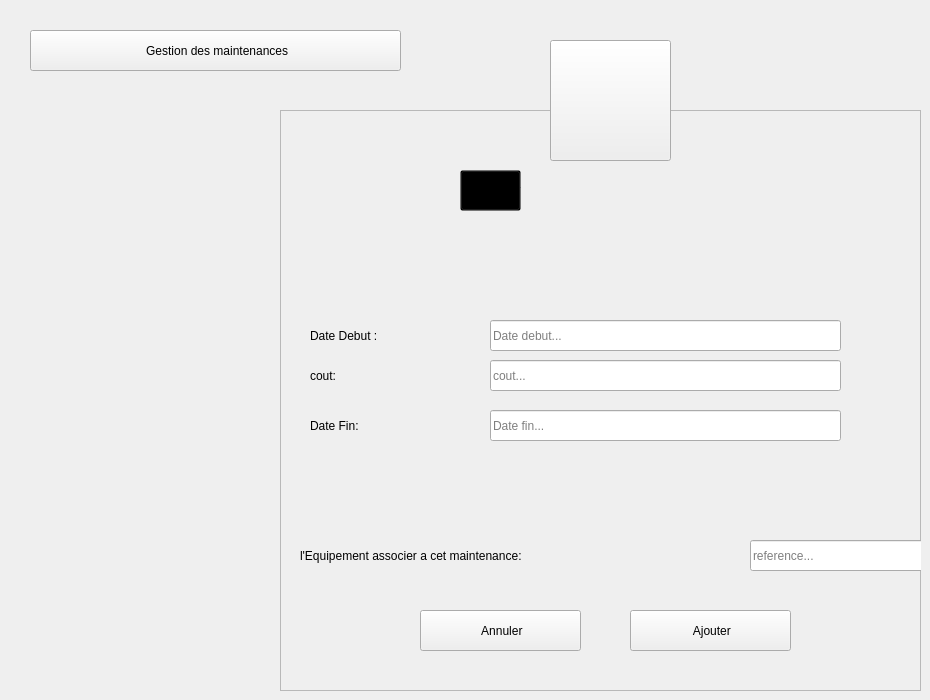
    <widget class="QWidget" name="Ajouter_maintence">
     <widget class="QToolButton" name="toolButton_8">
      <property name="geometry">
       <rect>
        <x>550</x>
        <y>40</y>
        <width>121</width>
        <height>121</height>
       </rect>
      </property>
      <property name="styleSheet">
       <string notr="true"/>
      </property>
      <property name="text">
       <string/>
      </property>
      <property name="icon">
       <iconset resource="ressource.qrc">
        <normaloff>:/ressource/image/tools.png</normaloff>:/ressource/image/tools.png</iconset>
      </property>
      <property name="iconSize">
       <size>
        <width>64</width>
        <height>64</height>
       </size>
      </property>
     </widget>
     <widget class="QFrame" name="frame_8">
      <property name="geometry">
       <rect>
        <x>280</x>
        <y>110</y>
        <width>641</width>
        <height>581</height>
       </rect>
      </property>
      <property name="styleSheet">
       <string notr="true"/>
      </property>
      <property name="frameShape">
       <enum>QFrame::StyledPanel</enum>
      </property>
      <property name="frameShadow">
       <enum>QFrame::Raised</enum>
      </property>
      <widget class="QLabel" name="L_AjouterAffaire">
       <property name="geometry">
        <rect>
         <x>230</x>
         <y>57</y>
         <width>281</width>
         <height>41</height>
        </rect>
       </property>
       <property name="font">
        <font>
         <family>century gothic</family>
         <pointsize>-1</pointsize>
         <weight>75</weight>
         <bold>true</bold>
        </font>
       </property>
       <property name="styleSheet">
        <string notr="true">background: transparent;</string>
       </property>
       <property name="text">
        <string>Ajouter Maintenance</string>
       </property>
      </widget>
      <widget class="QLabel" name="L_ADateAffaire">
       <property name="geometry">
        <rect>
         <x>30</x>
         <y>300</y>
         <width>151</width>
         <height>31</height>
        </rect>
       </property>
       <property name="styleSheet">
        <string notr="true">background: transparent;</string>
       </property>
       <property name="text">
        <string>Date Fin:</string>
       </property>
      </widget>
      <widget class="QLabel" name="L_ALocalAffaire">
       <property name="geometry">
        <rect>
         <x>30</x>
         <y>250</y>
         <width>151</width>
         <height>31</height>
        </rect>
       </property>
       <property name="styleSheet">
        <string notr="true">background: transparent;</string>
       </property>
       <property name="text">
        <string>cout:</string>
       </property>
      </widget>
      <widget class="QLineEdit" name="LE_ADateFin">
       <property name="geometry">
        <rect>
         <x>210</x>
         <y>300</y>
         <width>351</width>
         <height>31</height>
        </rect>
       </property>
       <property name="placeholderText">
        <string>Date fin...</string>
       </property>
      </widget>
      <widget class="QLineEdit" name="LE_ACout">
       <property name="geometry">
        <rect>
         <x>210</x>
         <y>250</y>
         <width>351</width>
         <height>31</height>
        </rect>
       </property>
       <property name="placeholderText">
        <string>cout...</string>
       </property>
      </widget>
      <widget class="QPushButton" name="B_AConfirmerMaintenance">
       <property name="geometry">
        <rect>
         <x>350</x>
         <y>500</y>
         <width>161</width>
         <height>41</height>
        </rect>
       </property>
       <property name="cursor">
        <cursorShape>PointingHandCursor</cursorShape>
       </property>
       <property name="text">
        <string> Ajouter</string>
       </property>
       <property name="icon">
        <iconset resource="ressource.qrc">
         <normaloff>:/ressource/image/confirm.png</normaloff>:/ressource/image/confirm.png</iconset>
       </property>
       <property name="iconSize">
        <size>
         <width>20</width>
         <height>20</height>
        </size>
       </property>
      </widget>
      <widget class="QPushButton" name="B_AAnnulerMaintenance">
       <property name="geometry">
        <rect>
         <x>140</x>
         <y>500</y>
         <width>161</width>
         <height>41</height>
        </rect>
       </property>
       <property name="cursor">
        <cursorShape>PointingHandCursor</cursorShape>
       </property>
       <property name="text">
        <string> Annuler</string>
       </property>
       <property name="icon">
        <iconset resource="ressource.qrc">
         <normaloff>:/ressource/image/close.png</normaloff>:/ressource/image/close.png</iconset>
       </property>
       <property name="iconSize">
        <size>
         <width>16</width>
         <height>16</height>
        </size>
       </property>
      </widget>
      <widget class="QToolButton" name="toolButton_9">
       <property name="geometry">
        <rect>
         <x>180</x>
         <y>60</y>
         <width>61</width>
         <height>41</height>
        </rect>
       </property>
       <property name="styleSheet">
        <string notr="true">background: transparent;</string>
       </property>
       <property name="text">
        <string/>
       </property>
       <property name="icon">
        <iconset>
         <normaloff>:/Recources/Images/add-property.png</normaloff>:/Recources/Images/add-property.png</iconset>
       </property>
       <property name="iconSize">
        <size>
         <width>30</width>
         <height>30</height>
        </size>
       </property>
      </widget>
      <widget class="QLabel" name="L_ADateAffaire_2">
       <property name="geometry">
        <rect>
         <x>30</x>
         <y>210</y>
         <width>151</width>
         <height>31</height>
        </rect>
       </property>
       <property name="styleSheet">
        <string notr="true">background: transparent;</string>
       </property>
       <property name="text">
        <string>Date Debut :</string>
       </property>
      </widget>
      <widget class="QLineEdit" name="LE_ADateDebut">
       <property name="geometry">
        <rect>
         <x>210</x>
         <y>210</y>
         <width>351</width>
         <height>31</height>
        </rect>
       </property>
       <property name="placeholderText">
        <string>Date debut...</string>
       </property>
      </widget>
      <widget class="QLabel" name="L_ATypeAffaire_2">
       <property name="geometry">
        <rect>
         <x>20</x>
         <y>430</y>
         <width>451</width>
         <height>31</height>
        </rect>
       </property>
       <property name="styleSheet">
        <string notr="true">background: transparent;</string>
       </property>
       <property name="text">
        <string>l'Equipement associer a cet maintenance:</string>
       </property>
      </widget>
      <widget class="QLineEdit" name="LE_ReferenceEq">
       <property name="geometry">
        <rect>
         <x>470</x>
         <y>430</y>
         <width>351</width>
         <height>31</height>
        </rect>
       </property>
       <property name="placeholderText">
        <string>reference...</string>
       </property>
      </widget>
     </widget>
     <widget class="QPushButton" name="B_BackToGestionMaintenance_5">
      <property name="geometry">
       <rect>
        <x>30</x>
        <y>30</y>
        <width>371</width>
        <height>41</height>
       </rect>
      </property>
      <property name="cursor">
       <cursorShape>PointingHandCursor</cursorShape>
      </property>
      <property name="text">
       <string> Gestion des maintenances</string>
      </property>
      <property name="icon">
       <iconset resource="ressource.qrc">
        <normaloff>:/ressource/image/back-arrow.png</normaloff>:/ressource/image/back-arrow.png</iconset>
      </property>
     </widget>
     <zorder>frame_8</zorder>
     <zorder>toolButton_8</zorder>
     <zorder>B_BackToGestionMaintenance_5</zorder>
    </widget>
